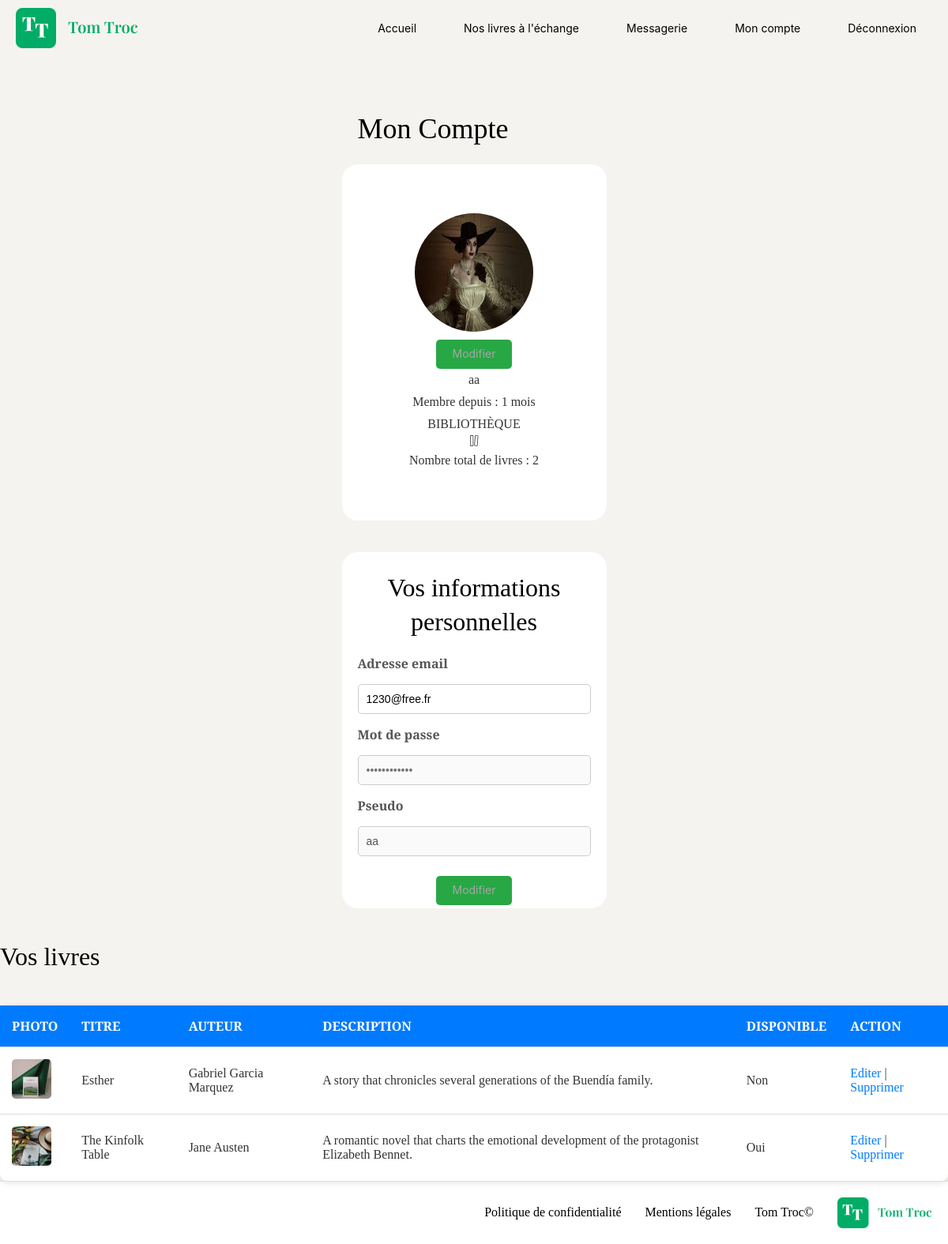
/index.php?action=myAccount (signed in), run on the app's committed database.
### tables this page shows
CREATE TABLE IF NOT EXISTS `book` (
  `id` int NOT NULL AUTO_INCREMENT,
  `title` varchar(255) NOT NULL,
  `author` varchar(255) NOT NULL,
  `img` varchar(255) NOT NULL,
  `description` text NOT NULL,
  `createdAt` timestamp NOT NULL DEFAULT CURRENT_TIMESTAMP,
  `updatedAt` timestamp NULL DEFAULT CURRENT_TIMESTAMP,
  `available` tinyint(1) NOT NULL,
  `user_id` int DEFAULT NULL,
  PRIMARY KEY (`id`),
  KEY `fk_user` (`user_id`)
);

### views/View.php (called while the page is built, shortened)
<?php
class View
{
    public function render(string $viewName, array $params = []): void
    {
        $viewPath = $this->buildViewPath($viewName);
        $description = $this->_renderViewFromTemplate($viewPath, $params);
    }
    private function _renderViewFromTemplate(string $viewPath, array $params = []): string
    {
        if (file_exists($viewPath)) {
            extract($params);
            require($viewPath);
            return ob_get_clean();
        } else {
            throw new Exception("La vue '$viewPath' est introuvable.");
        }
    }
    private function buildViewPath(string $viewName): string
    {
        return TEMPLATE_VIEW_PATH . $viewName . '.php';
    }
}

### controllers/UserController.php (called while the page is built, shortened)
<?php
class UserController
{
    public function showMyAccount(): void
    {
        $userId = $_SESSION['user']['id'];
        $bookManager = new BookManager();
        $books = $bookManager->getAllBooksByUserId($userId);
        $totalBooks = $bookManager->countUserBooks($userId);
        $this->renderView('myAccount', "Mon Compte", [
            'user' => (array)$_SESSION['user'],
            'books' => $books,
            'totalBooks' => $totalBooks
        ]);
    }
    private function renderView(string $viewName, string $pageTitle, array $data = []): void
    {
        $view = new View($pageTitle);
        $view->render($viewName, $data);
    }
}

### index.php (called while the page is built, shortened)
<?php
$action = Utils::request('action', 'home');
try {
    $userController = new UserController();
    switch ($action) {
        case 'myAccount':
            $userController->showMyAccount();
            break;
    }
} catch (Exception $e) {
    error_log("Exception capturée : " . $e->getMessage());
    $errorView = new View('Erreur');
    $errorView->render('errorPage', ['errorMessage' => $e->getMessage()]);
}

### models/DBmanager.php (called while the page is built, shortened)
<?php
class DBManager
{
    private static $instance;
    private $db;
    private function __construct()
    {
        $this->db = new PDO('mysql:host=' . DB_HOST . ';dbname=' . DB_NAME . ';charset=utf8', DB_USER, DB_PASS);
        $this->db->setAttribute(PDO::ATTR_ERRMODE, PDO::ERRMODE_EXCEPTION);
        $this->db->setAttribute(PDO::ATTR_DEFAULT_FETCH_MODE, PDO::FETCH_ASSOC);
    }
    public static function getInstance() : DBManager
    {
        if (!self::$instance) {
            self::$instance = new DBManager();
        }
        return self::$instance;
    }
    public function query(string $sql, ?array $params = null) : PDOStatement
    {
        if ($params == null) {
            $query = $this->db->query($sql);
        } else {
            $query = $this->db->prepare($sql);
            $query->execute($params);
        }
        return $query;
    }
}

### models/BookManager.php (called while the page is built, shortened)
<?php
class bookManager extends AbstractEntityManager
{
    public function getAllBooksByUserId(int $userId): array
    {
        $sql = "SELECT * FROM book WHERE user_id = :id_user";
        $result = $this->db->query($sql, ['id_user' => $userId]);
        $books = [];
        while ($book = $result->fetch()) {
            $books[] = new Book($book);
        }
        return $books;
    }
    public function countUserBooks(int $userId): int
    {
        $sql = "SELECT COUNT(*) as total_books FROM book";
        $params = [];
        $criteria = ['user_id' => $userId];
        if (!empty($criteria)) {
            $conditions = [];
            foreach ($criteria as $key => $value) {
                $conditions[] = "$key = :$key";
                $params[$key] = $value;
            }
            $sql .= " WHERE " . implode(" AND ", $conditions);
        }
        $stmt = $this->db->query($sql, $params);
        $result = $stmt->fetch();
        return $result['total_books'];
    }
}

### models/AbstractEntity.php (called while the page is built, shortened)
<?php
abstract class AbstractEntity
{
    protected function hydrate(array $data) : void
    {
        foreach ($data as $key => $value) {
            $method = 'set' . str_replace('_', '', ucwords($key, '_'));
        }
    }
}

### models/Book.php (called while the page is built, shortened)
<?php
class Book extends AbstractEntity
{
    protected int $id;
    private string $title = "";
    private string $author = "";
    private ?string $img = null;
    private string $description = "";
    private bool $available = true;
    public function getId(): int
    {
        return $this->id;
    }
    public function setId(int $id): void
    {
        $this->id = $id;
    }
    public function setTitle(string $title): void
    {
        $this->title = $title;
    }
    public function getTitle(): string
    {
        return $this->title;
    }
    public function setAuthor(string $author): void
    {
        $this->author = $author;
    }
    public function getAuthor(): string
    {
        return $this->author;
    }
    public function setImg(?string $img): void
    {
        $this->img = $img;
    }
    public function getImg(): ?string
    {
        return $this->img;
    }
    public function setDescription(string $description): void
    {
        $this->description = $description;
    }
    public function getDescription(int $length = -1): string
    {
        return $this->description;
    }
    public function setAvailable(bool $available): void
    {
        $this->available = $available;
    }
    public function isAvailable(): bool
    {
        return $this->available;
    }
    public function setCreatedAt(string|DateTime $createdAt, string $format = 'Y-m-d H:i:s'): void
    {
        if (is_string($createdAt)) {
            $createdAt = DateTime::createFromFormat($format, $createdAt);
        }
    }
}

### views/templates/myAccount.php (the view, shortened to what this page needs)
<div class="account-container">
    <h1>Mon Compte</h1>
    <div class="account-sections">
        <div class="account-card">
            <div class="account-profile">
                <?php if (($user['profilePicture']) && !empty($user['profilePicture'])) : ?>
                    <img src="<?= $user['profilePicture'] ?>" alt="Photo de profil">
                <?php else : ?>
                    <img src="/assets/img/users/profile-default.svg" alt="Photo par défaut">
                <?php endif; ?>
                <form id="profilePictureForm" action="index.php?action=updateProfilePicture" method="post" enctype="multipart/form-data">
                    <button type="button" id="changePictureButton">Modifier</button>
                </form>
            </div>
            <p>
                <?= ($user['username']) ?></p>
            <?php
            $createdAt = new DateTime($user['createdAt']);
            $now = new DateTime();
            $diff = $createdAt->diff($now);
            $memberSince = '';
            if ($diff->y === 0 && $diff->m === 0) {
                $memberSince = '1 mois';
            }
            ?>
            <p>Membre depuis : <?= ($memberSince) ?></p>
            <p>BIBLIOTHÈQUE</p>
            <div class="library-info">
                <img src="/assets/img/icon_books.svg" alt="Icône de livres">
                <p>Nombre total de livres : <?= ($totalBooks) ?></p>
            </div>
        </div>
    </div>
    <div class="account-card">
        <h2>Vos informations personnelles</h2>
        <form action="index.php?action=editUser" method="post">
            <label for="email">Adresse email</label>
            <input type="email" id="email" name="email" value="<?= ($user['email']) ?>" required>
            <label for="password">Mot de passe</label>
            <input type="password" id="password" name="password" placeholder="••••••••••••" disabled>
            <label for="username">Pseudo</label>
            <input type="text" id="username" name="username" value="<?= ($user['username']) ?>" disabled required>
            <button type="button" id="editButton">Modifier</button>
        </form>
    </div>
</div>
<h2>Vos livres</h2>
<table class="table-books">
    <thead>
        <tr>
            <th>Photo</th>
            <th>Titre</th>
            <th>Auteur</th>
            <th>Description</th>
            <th>Disponible</th>
            <th>Action</th>
        </tr>
    </thead>
    <tbody>
        <?php if (!empty($books)) : ?>
            <?php foreach ($books as $book) : ?>
                <tr>
                    <td><img src="<?= ($book->getImg()) ?>" alt="Photo du livre" width="50"></td>
                    <td><?= ($book->getTitle()) ?></td>
                    <td><?= ($book->getAuthor()) ?></td>
                    <td><?= ($book->getDescription()) ?></td>
                    <td><?= ($book->isAvailable() ? 'Oui' : 'Non') ?></td>
                    <td>
                        <a href="index.php?action=editBook&id=<?= (int)$book->getId() ?>">Editer</a> |
                        <a href="index.php?action=deleteBook&id=<?= (int)$book->getId() ?>" onclick="return confirm('Êtes-vous sûr de vouloir supprimer ce livre ?')">Supprimer</a>
                    </td>
                </tr>
            <?php endforeach; ?>
        <?php else : ?>
            <tr>
                <td colspan="6">Aucun livre trouvé.</td>
            </tr>
        <?php endif; ?>
    </tbody>
</table>

### assets/css/style.css (style rules this page uses)
* { margin: 0; padding: 0; box-sizing: border-box; }
:root { --backgroundColor: #F5F3EF; --titleColor: #000000; --textColor: #000000; --buttonDefaultColor: #00AC66; --headerColor: #000; --headerPaleColor: #ccc; --hamburgerColor: #A6A6A6; --PaleColor: white; --quoteColor: #aaa; --dateColor: #888; }
body { font-family: 'Playfair Display'; background-color: var(--backgroundColor); }
h1 { margin: 20px; font-size: 36px; font-weight: 400; line-height: 47.99px; color: var(--titleColor); }
h2 { margin: 20px 0; font-size: 32px; font-weight: 400; line-height: 42.66px; color: var(--headerColor); }
a { text-decoration: none; color: inherit; }
.account-container { padding: 20px; max-width: 1200px; margin: 0 auto; border-radius: 10px; }
.account-sections { display: flex; flex-direction: row; justify-content: center; gap: 20px; margin-bottom: 40px; }
.account-card { display: flex; justify-content: center; width: 335px; height: 451px; background-color: #ffffff; padding: 20px; border-radius: 20px; text-align: center; flex-direction: column; }
.account-profile img { border-radius: 50%; width: 150px; height: 150px; }
.account-profile { display: flex; justify-content: center; flex-direction: column; align-items: center; }
.account-card button { margin-top: 10px; color: #A6A6A6; border: none; padding: 10px 20px; border-radius: 5px; cursor: pointer; font-family: Inter; font-size: 14px; font-weight: 400; line-height: 16.94px; text-align: center; }
.account-card p { margin: 5px 0; color: #333; }
form { display: flex; flex-direction: column; gap: 15px; text-align: left; }
form label { font-weight: bold; color: #555; }
form input[type="email"], form input[type="password"], form input[type="text"] { width: 100%; padding: 10px; border: 1px solid #ccc; border-radius: 5px; font-size: 14px; }
form button { align-self: center; background-color: #28a745; color: white; border: none; padding: 10px 20px; border-radius: 5px; cursor: pointer; transition: background-color 0.3s; font-size: 16px; }
.table-books { width: 100%; border-collapse: collapse; margin-top: 20px; background-color: white; box-shadow: 0 2px 8px rgba(0, 0, 0, 0.1); border-radius: 10px; }
.table-books th, .table-books td { padding: 15px; text-align: left; border-bottom: 1px solid #ddd; }
.table-books th { background-color: #007bff; color: white; text-transform: uppercase; }
.table-books td { color: #333; }
.table-books img { width: 50px; height: 50px; object-fit: cover; border-radius: 5px; }
.table-books a { color: #007bff; text-decoration: none; transition: color 0.3s; }

### data on the page
book: img (picture), title "Esther", author "Gabriel Garcia Marquez", description "A story that chronicles several generations of the Buendía family.", available "Non"
book: img (picture), title "The Kinfolk Table", author "Jane Austen", description "A romantic novel that charts the emotional development of the protagonist Elizabeth Bennet.", available "Oui"

### other printed values
$user['username'] "aa"
$memberSince "1 mois"
$totalBooks "2"
